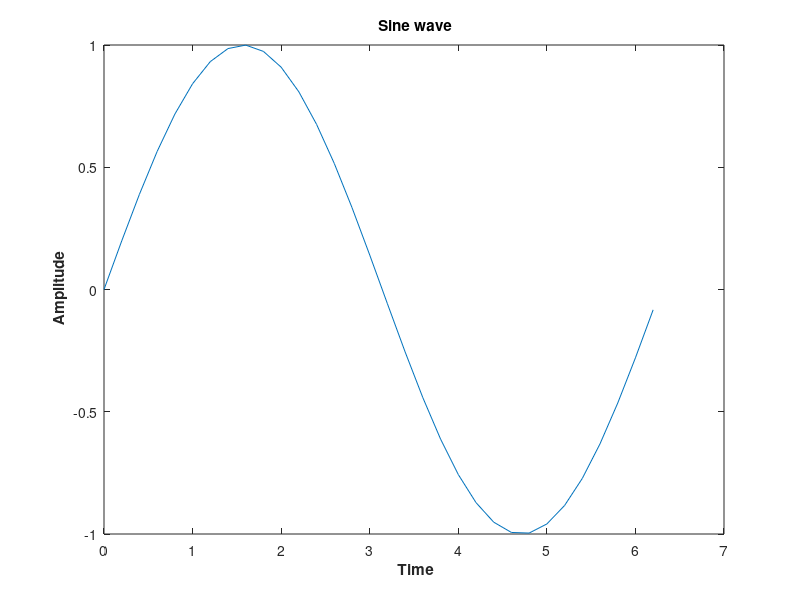
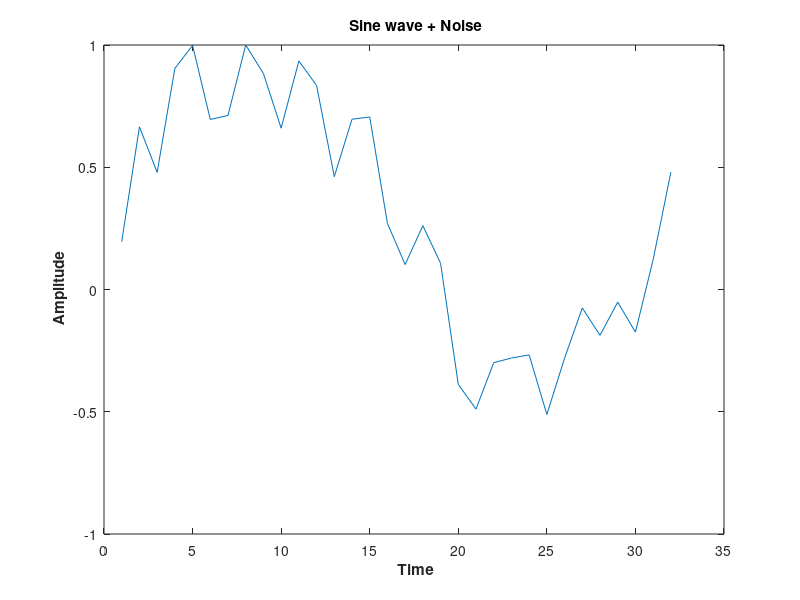
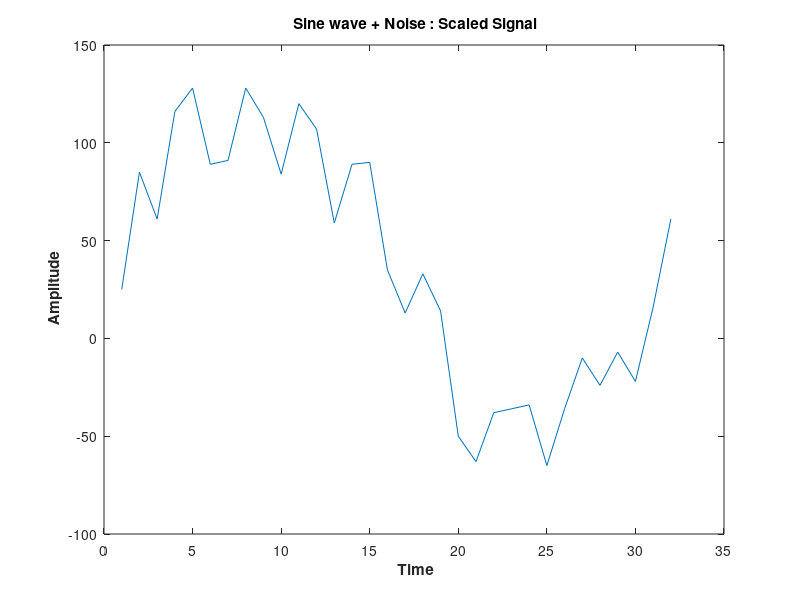

MATLAB code to generate these figures, in order:
% generating a sine wave
close all; clear all;
fs = 5; %frequency sampling
Amp = 1; %amplitude set to 1
t = 0:1/fs:2*pi; % time vector 1 to 2pi with intervals of 1/fs
sine_wave = Amp*sin(t); %generate the sin wave
figure(); %plot wave
plot(t, sine_wave);
xlabel('\bf Time');
ylabel('\bf Amplitude');
title('\bf Sine wave');

% obtain the current time
current_time = now(); % Get current time in days

% scale and convert to integer
% multiplying by 1e6 and taking the remainder with 2^32 keeps the seed in range
time_seed = mod(fix(current_time * 1e6), 2^32);

% check if the seed is non-negative and within range
if time_seed < 0 || time_seed >= 2^32
    error('Seed must be a non-negative integer less than 2^32.');
end

% set the random number generator with the valid seed
rng(time_seed); % initialize RNG with time-based seed
% set the random number generator with the seed

% add noise
a = 0.8; % upper limit
b = 0; % lower limit
noise = (b-a).*rand(length(sine_wave),1) + a; noise = noise'; %adds the noise
sine_noise = (sine_wave + noise);
sine_norm = sine_noise / max(abs(sine_noise));
figure();plot(1:length(sine_norm), sine_norm);
xlabel('\bf Time');
ylabel('\bf Amplitude');
title('\bf Sine wave + Noise');

% Convert from real to integers
total_wordlength = 16; % 16 bits
scaling = 7; %scaling factor
sine_noise_integers = round(sine_norm.*(2^scaling)); %converts normalized signal into scaled int by mult by 2^7
figure();plot(1:length(sine_noise_integers), sine_noise_integers); %plots scaled int representation 
xlabel('\bf Time');
ylabel('\bf Amplitude');
title('\bf Sine wave + Noise : Scaled Signal');

% Convert from integers to binary
sine_noise_in_binary_signed = dec2bin(mod((sine_noise_integers),2^total_wordlength),total_wordlength); %converts to binary for vivado
yy = cellstr(sine_noise_in_binary_signed); %create cell array of strings
fid = fopen('noisy.data', 'wt'); %write to a data file for vivado
fprintf(fid, '%8s \n', yy{:}); %write 16 bits each line then newline
disp('data file for noisy is finished'); %output done